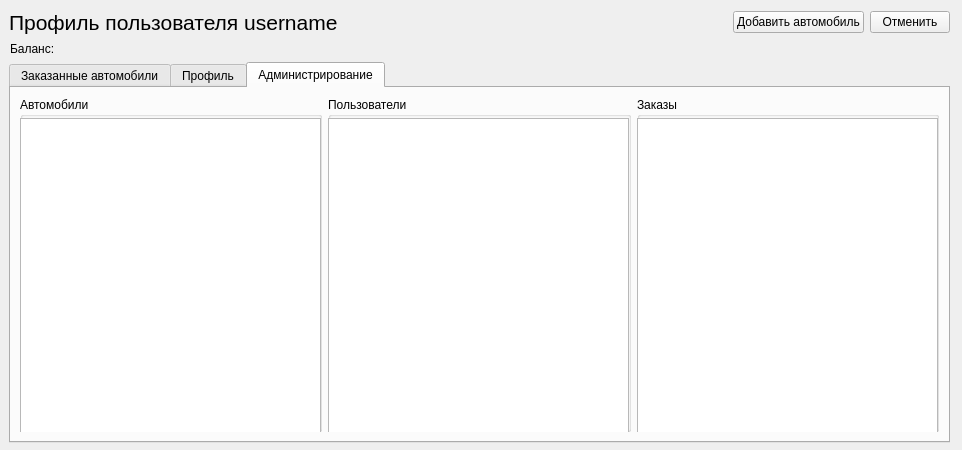
<?xml version="1.0" encoding="UTF-8"?>
<ui version="4.0">
 <class>UserForm</class>
 <widget class="QWidget" name="UserForm">
  <property name="geometry">
   <rect>
    <x>0</x>
    <y>0</y>
    <width>962</width>
    <height>450</height>
   </rect>
  </property>
  <property name="windowTitle">
   <string>Профиль</string>
  </property>
  <widget class="QTabWidget" name="userWidget">
   <property name="enabled">
    <bool>true</bool>
   </property>
   <property name="geometry">
    <rect>
     <x>9</x>
     <y>62</y>
     <width>941</width>
     <height>381</height>
    </rect>
   </property>
   <property name="currentIndex">
    <number>2</number>
   </property>
   <property name="movable">
    <bool>false</bool>
   </property>
   <widget class="QWidget" name="orders">
    <attribute name="title">
     <string>Заказанные автомобили</string>
    </attribute>
    <widget class="QTreeView" name="ordersView">
     <property name="geometry">
      <rect>
       <x>-1</x>
       <y>-1</y>
       <width>941</width>
       <height>371</height>
      </rect>
     </property>
    </widget>
   </widget>
   <widget class="QWidget" name="profile">
    <attribute name="title">
     <string>Профиль</string>
    </attribute>
    <layout class="QHBoxLayout" name="horizontalLayout">
     <item>
      <widget class="QGroupBox" name="groupBox">
       <property name="sizePolicy">
        <sizepolicy hsizetype="Fixed" vsizetype="Fixed">
         <horstretch>0</horstretch>
         <verstretch>0</verstretch>
        </sizepolicy>
       </property>
       <property name="title">
        <string>Персональная информация</string>
       </property>
       <layout class="QVBoxLayout" name="verticalLayout_4">
        <item>
         <layout class="QVBoxLayout" name="verticalLayout">
          <item>
           <widget class="QLabel" name="label_2">
            <property name="sizePolicy">
             <sizepolicy hsizetype="Preferred" vsizetype="Fixed">
              <horstretch>0</horstretch>
              <verstretch>0</verstretch>
             </sizepolicy>
            </property>
            <property name="text">
             <string>Имя</string>
            </property>
           </widget>
          </item>
          <item>
           <widget class="QLineEdit" name="nameEdit">
            <property name="sizePolicy">
             <sizepolicy hsizetype="Preferred" vsizetype="Fixed">
              <horstretch>0</horstretch>
              <verstretch>0</verstretch>
             </sizepolicy>
            </property>
           </widget>
          </item>
         </layout>
        </item>
        <item>
         <layout class="QVBoxLayout" name="verticalLayout_2">
          <item>
           <widget class="QLabel" name="label_3">
            <property name="sizePolicy">
             <sizepolicy hsizetype="Preferred" vsizetype="Fixed">
              <horstretch>0</horstretch>
              <verstretch>0</verstretch>
             </sizepolicy>
            </property>
            <property name="text">
             <string>Фамилия</string>
            </property>
           </widget>
          </item>
          <item>
           <widget class="QLineEdit" name="surnameEdit">
            <property name="sizePolicy">
             <sizepolicy hsizetype="Preferred" vsizetype="Fixed">
              <horstretch>0</horstretch>
              <verstretch>0</verstretch>
             </sizepolicy>
            </property>
           </widget>
          </item>
         </layout>
        </item>
        <item>
         <widget class="QPushButton" name="changeProfileButton">
          <property name="sizePolicy">
           <sizepolicy hsizetype="Preferred" vsizetype="Fixed">
            <horstretch>0</horstretch>
            <verstretch>0</verstretch>
           </sizepolicy>
          </property>
          <property name="text">
           <string>Сменить</string>
          </property>
         </widget>
        </item>
       </layout>
      </widget>
     </item>
     <item>
      <widget class="QGroupBox" name="groupBox_3">
       <property name="sizePolicy">
        <sizepolicy hsizetype="Fixed" vsizetype="Fixed">
         <horstretch>0</horstretch>
         <verstretch>0</verstretch>
        </sizepolicy>
       </property>
       <property name="title">
        <string>Персональная информация</string>
       </property>
       <layout class="QVBoxLayout" name="verticalLayout_3">
        <item>
         <layout class="QVBoxLayout" name="verticalLayout_5">
          <item>
           <widget class="QLabel" name="label_9">
            <property name="sizePolicy">
             <sizepolicy hsizetype="Preferred" vsizetype="Fixed">
              <horstretch>0</horstretch>
              <verstretch>0</verstretch>
             </sizepolicy>
            </property>
            <property name="text">
             <string>Прошлый пароль</string>
            </property>
           </widget>
          </item>
          <item>
           <widget class="QLineEdit" name="oldPassword">
            <property name="sizePolicy">
             <sizepolicy hsizetype="Expanding" vsizetype="Expanding">
              <horstretch>0</horstretch>
              <verstretch>0</verstretch>
             </sizepolicy>
            </property>
           </widget>
          </item>
         </layout>
        </item>
        <item>
         <layout class="QVBoxLayout" name="verticalLayout_6">
          <item>
           <widget class="QLabel" name="label_10">
            <property name="sizePolicy">
             <sizepolicy hsizetype="Preferred" vsizetype="Fixed">
              <horstretch>0</horstretch>
              <verstretch>0</verstretch>
             </sizepolicy>
            </property>
            <property name="text">
             <string>Новый пароль</string>
            </property>
           </widget>
          </item>
          <item>
           <widget class="QLineEdit" name="newPassword">
            <property name="sizePolicy">
             <sizepolicy hsizetype="Expanding" vsizetype="Expanding">
              <horstretch>0</horstretch>
              <verstretch>0</verstretch>
             </sizepolicy>
            </property>
           </widget>
          </item>
         </layout>
        </item>
        <item>
         <layout class="QVBoxLayout" name="verticalLayout_7">
          <item>
           <widget class="QLabel" name="label_11">
            <property name="sizePolicy">
             <sizepolicy hsizetype="Preferred" vsizetype="Fixed">
              <horstretch>0</horstretch>
              <verstretch>0</verstretch>
             </sizepolicy>
            </property>
            <property name="text">
             <string>Повторить новый пароль</string>
            </property>
           </widget>
          </item>
          <item>
           <widget class="QLineEdit" name="confNewPassword">
            <property name="sizePolicy">
             <sizepolicy hsizetype="Expanding" vsizetype="Expanding">
              <horstretch>0</horstretch>
              <verstretch>0</verstretch>
             </sizepolicy>
            </property>
           </widget>
          </item>
         </layout>
        </item>
        <item>
         <widget class="QPushButton" name="changePasswordButton">
          <property name="text">
           <string>Сменить</string>
          </property>
         </widget>
        </item>
       </layout>
      </widget>
     </item>
    </layout>
   </widget>
   <widget class="QWidget" name="admin">
    <property name="enabled">
     <bool>true</bool>
    </property>
    <attribute name="title">
     <string>Администрирование</string>
    </attribute>
    <layout class="QHBoxLayout" name="horizontalLayout_2">
     <item>
      <widget class="QGroupBox" name="groupBox_2">
       <property name="title">
        <string>Автомобили</string>
       </property>
       <widget class="QTreeView" name="carsView">
        <property name="geometry">
         <rect>
          <x>0</x>
          <y>21</y>
          <width>301</width>
          <height>331</height>
         </rect>
        </property>
       </widget>
      </widget>
     </item>
     <item>
      <widget class="QGroupBox" name="groupBox_4">
       <property name="title">
        <string>Пользователи</string>
       </property>
       <widget class="QTreeView" name="usersView">
        <property name="geometry">
         <rect>
          <x>0</x>
          <y>21</y>
          <width>301</width>
          <height>331</height>
         </rect>
        </property>
       </widget>
      </widget>
     </item>
     <item>
      <widget class="QGroupBox" name="groupBox_5">
       <property name="title">
        <string>Заказы</string>
       </property>
       <widget class="QTreeView" name="ordersView_2">
        <property name="geometry">
         <rect>
          <x>0</x>
          <y>21</y>
          <width>301</width>
          <height>331</height>
         </rect>
        </property>
       </widget>
      </widget>
     </item>
    </layout>
   </widget>
  </widget>
  <widget class="QWidget" name="layoutWidget">
   <property name="geometry">
    <rect>
     <x>9</x>
     <y>9</y>
     <width>941</width>
     <height>27</height>
    </rect>
   </property>
   <layout class="QHBoxLayout" name="horizontalLayout_3">
    <item>
     <widget class="QLabel" name="profileTitle">
      <property name="font">
       <font>
        <pointsize>16</pointsize>
       </font>
      </property>
      <property name="text">
       <string>Профиль пользователя username</string>
      </property>
     </widget>
    </item>
    <item>
     <widget class="QPushButton" name="addCarButton">
      <property name="sizePolicy">
       <sizepolicy hsizetype="Fixed" vsizetype="Fixed">
        <horstretch>0</horstretch>
        <verstretch>0</verstretch>
       </sizepolicy>
      </property>
      <property name="text">
       <string>Добавить автомобиль</string>
      </property>
     </widget>
    </item>
    <item>
     <widget class="QPushButton" name="cancelButton">
      <property name="sizePolicy">
       <sizepolicy hsizetype="Fixed" vsizetype="Fixed">
        <horstretch>0</horstretch>
        <verstretch>0</verstretch>
       </sizepolicy>
      </property>
      <property name="text">
       <string>Отменить</string>
      </property>
     </widget>
    </item>
   </layout>
  </widget>
  <widget class="QLabel" name="balanceLabel">
   <property name="geometry">
    <rect>
     <x>10</x>
     <y>40</y>
     <width>921</width>
     <height>17</height>
    </rect>
   </property>
   <property name="text">
    <string>Баланс: </string>
   </property>
  </widget>
 </widget>
 <resources/>
 <connections/>
</ui>
